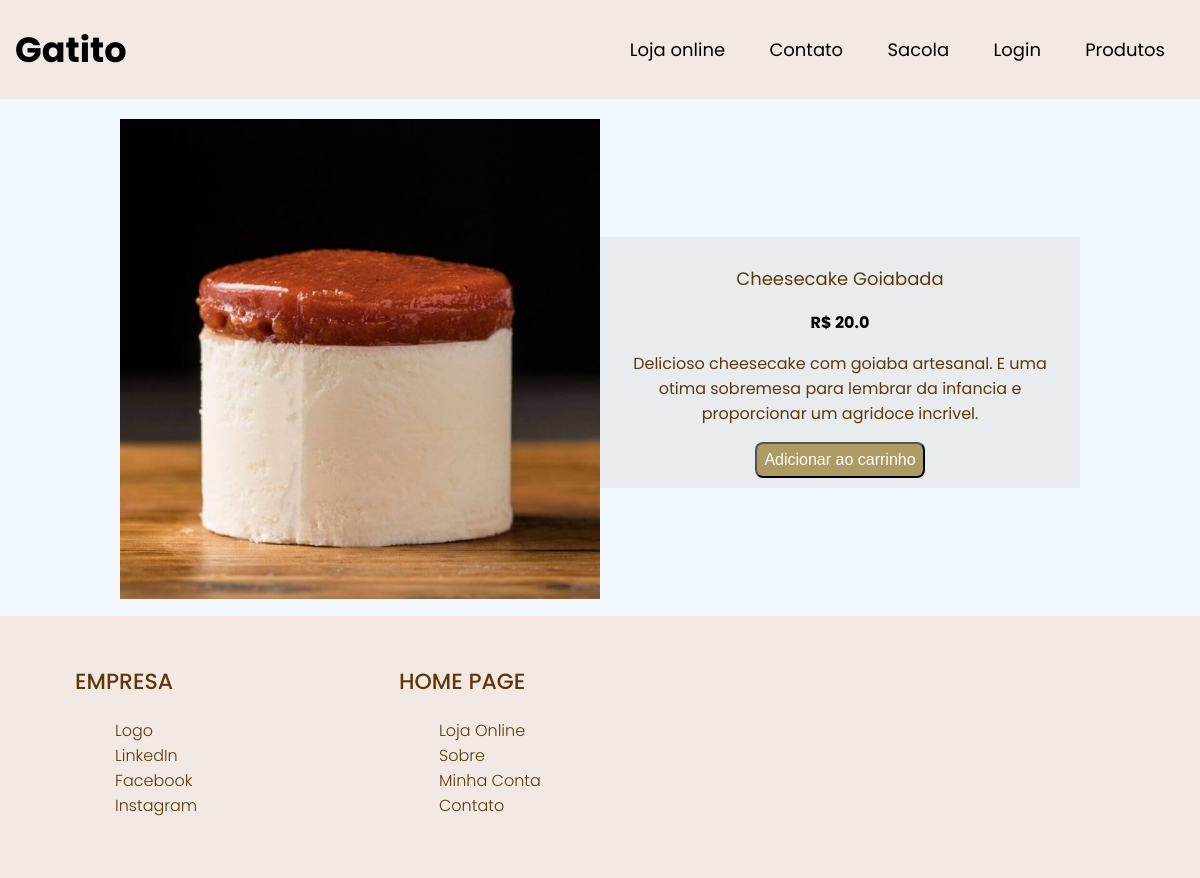
The app's page /pagina_compra/2 with its own data.
### tables this page shows
CREATE TABLE produtos (
        id INTEGER PRIMARY KEY AUTOINCREMENT,
        nome TEXT NOT NULL,
        descricao TEXT,
        preco REAL NOT NULL,
        imagem TEXT
    );

### app.py (the view)
@app.route("/pagina_compra/<int:produto_id>")
def pagina_compra(produto_id):
    conn = sqlite3.connect(DB_NAME)
    conn.row_factory = sqlite3.Row
    cursor = conn.cursor()
    cursor.execute("SELECT * FROM produtos WHERE id=?", (produto_id,))
    produto = cursor.fetchone()
    conn.close()
    if not produto:
        flash("Produto não encontrado.", "danger")
        return redirect(url_for("produtos"))
    return render_template("pagina-compra.html", produto=produto)

### templates/pagina-compra.html (shortened to what this page needs)
<!DOCTYPE html>
<html lang="en">
<head>
    <link rel="stylesheet" href="{{ url_for('static', filename='css/style.css') }}">
    <link rel="stylesheet" href="https://cdnjs.cloudflare.com/ajax/libs/font-awesome/4.7.0/css/font-awesome.min.css">
</head>
<body>
    <header>
        <span class="logotipo">Gatito</span>
        <nav>
            <ul class="nav-links">
                <li><a href="{{ url_for('home') }}">Loja online</a></li>
                <li><a href="{{ url_for('contato') }}">Contato</a></li>
                <li><a href="{{ url_for('sacola') }}">Sacola</a></li>
                {% if 'usuario' in session %}
                <li>
                    <p>Olá, {{ session['usuario'] }} |
                        <a href="{{ url_for('editar_conta') }}">Editar Conta</a> |
                        <a href="{{ url_for('logout') }}">Sair</a>
                    </p>
                </li>
                {% else %}
                <li><a href="{{ url_for('login') }}">Login</a></li>
                {% endif %}
                <li><a href="{{ url_for('produtos') }}">Produtos</a></li>
            </ul>
        </nav>
    </header>
    <div class="container-geral">
        <div class="img-compra">
            <img class="imagem" src="{{ url_for('static', filename='uploads/' + produto['imagem']) }}"
                alt="{{ produto['nome'] }}">
        </div>
        <div class="resto-compra">
            <p class="nome_produto">{{ produto['nome'] }}</p>
            <p><b>R$ {{ produto['preco'] }}</b></p>
            <p class="descricao_produto">{{ produto['descricao'] }}</p>
            <form action="{{ url_for('adicionar_carrinho', produto_id=produto['id']) }}" method="get">
                <button type="submit" class="add-carrinho btn btn-primary">Adicionar ao carrinho</button>
            </form>
        </div>
    </div>
    <footer>
        <div class="container-footer">
            <div class="row-footer">
                <div class="footer-col">
                    <h4>Empresa</h4>
                    <ul>
                        <li><a href="">logo</a></li>
                        <li><a href="">LinkedIn</a></li>
                        <li><a href="">Facebook</a></li>
                        <li><a href="">Instagram</a></li>
                    </ul>
                </div>
                <div class="footer-col">
                    <h4>Home page</h4>
                    <ul>
                        <li><a href="">Loja online</a></li>
                        <li><a href="">Sobre</a></li>
                        <li><a href="">Minha conta</a></li>
                        <li><a href="">Contato</a></li>
                    </ul>
                </div>
            </div>
        </div>
    </footer>
</body>
</html>

### static/css/style.css (style rules this page uses)
* { box-sizing: border-box; }
body { margin: 0; padding: 0; background-color:rgba(240, 248, 255, 0.916); font-family: "Poppins"; font-size: 100%; }
header { display: flex; justify-content: space-between; align-items: center; padding: 20px 15px; background-color:#f2e9e4; }
li, a, button { font-size: 18px; color: black; text-decoration: none; }
.logotipo { color: black; font-size:35px; font-weight: bold; }
.nav-links li { display: inline-block; padding: 0px 20px; }
@media (min-width:1024px) { .container-geral { display: flex; flex-direction: row; width: 80%; margin:0 auto; align-items: center; margin-top:20px ; } }
@media (min-width:1024px) { .img-compra { text-align: center; width: 50%; } }
@media (min-width:1024px) { .imagem { object-fit: cover; height: auto; width:100%; } }
@media (min-width:1024px) { .resto-compra { flex-direction: column; width: 50%; padding: 10px; background-color: #e9ecef; text-align: center; } }
.add-carrinho { background-color: #ae9a63; border-radius: 8px; cursor: pointer; text-decoration: none; color: white; padding: 7px; font-size: medium; }
.nome_produto { font-size: large; color: #603808; }
.descricao_produto { color: #603808; }
footer { background-color:#f2e9e4; padding: 20px 0; margin-top: auto; margin-top:10px ; }
.container-footer { max-width: 1400px; margin: auto; }
.row-footer { display: flex; flex-wrap: wrap; }
.footer-col { width: 30%; padding: 0 15px; }
.footer-col h4 { font-size: 22px; color:#603808; margin-bottom: 20px; font-weight: 500; position: relative; text-transform: uppercase; }
.footer-col ul { list-style: none; }
.footer-col ul { margin: 10px 0; }
.footer-col ul li a { font-size: 16px; text-transform: capitalize; color:#603808; text-decoration: none; font-weight: 300; display: block; transition: all 0.3s ease; }
@media (min-width: 768px) { .footer-col { width: 30%; margin-bottom: 30px; } }
@media (min-width: 768px) { .row-footer { width: 90%; margin: 0 auto; } }

### records on screen
produtos: imagem (picture), nome "Cheesecake Goiabada", preco "20.0", descricao "Delicioso cheesecake com goiaba artesanal. E uma otima sobremesa para lembrar da infancia e proporcionar um agridoce incrivel."
